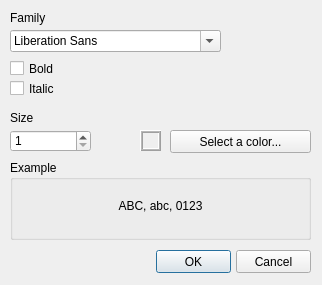
<?xml version="1.0" encoding="UTF-8"?>
<ui version="4.0">
 <class>CFontColorDlg</class>
 <widget class="QDialog" name="CFontColorDlg">
  <property name="geometry">
   <rect>
    <x>0</x>
    <y>0</y>
    <width>322</width>
    <height>285</height>
   </rect>
  </property>
  <property name="windowTitle">
   <string>Select a font</string>
  </property>
  <widget class="QFontComboBox" name="fontComboBox">
   <property name="geometry">
    <rect>
     <x>10</x>
     <y>30</y>
     <width>211</width>
     <height>22</height>
    </rect>
   </property>
  </widget>
  <widget class="QCheckBox" name="checkBox">
   <property name="geometry">
    <rect>
     <x>10</x>
     <y>60</y>
     <width>201</width>
     <height>17</height>
    </rect>
   </property>
   <property name="text">
    <string>Bold</string>
   </property>
  </widget>
  <widget class="QCheckBox" name="checkBox_2">
   <property name="geometry">
    <rect>
     <x>10</x>
     <y>80</y>
     <width>201</width>
     <height>17</height>
    </rect>
   </property>
   <property name="text">
    <string>Italic</string>
   </property>
  </widget>
  <widget class="QSpinBox" name="spinBox">
   <property name="geometry">
    <rect>
     <x>10</x>
     <y>130</y>
     <width>81</width>
     <height>22</height>
    </rect>
   </property>
   <property name="minimum">
    <number>1</number>
   </property>
  </widget>
  <widget class="QLabel" name="label">
   <property name="geometry">
    <rect>
     <x>10</x>
     <y>110</y>
     <width>101</width>
     <height>16</height>
    </rect>
   </property>
   <property name="text">
    <string>Size</string>
   </property>
  </widget>
  <widget class="QGroupBox" name="groupBox">
   <property name="geometry">
    <rect>
     <x>10</x>
     <y>160</y>
     <width>301</width>
     <height>80</height>
    </rect>
   </property>
   <property name="title">
    <string>Example</string>
   </property>
   <widget class="QLabel" name="label_2">
    <property name="geometry">
     <rect>
      <x>20</x>
      <y>20</y>
      <width>261</width>
      <height>51</height>
     </rect>
    </property>
    <property name="text">
     <string>ABC, abc, 0123</string>
    </property>
    <property name="alignment">
     <set>Qt::AlignCenter</set>
    </property>
   </widget>
  </widget>
  <widget class="QLabel" name="label_3">
   <property name="geometry">
    <rect>
     <x>140</x>
     <y>130</y>
     <width>21</width>
     <height>21</height>
    </rect>
   </property>
   <property name="frameShape">
    <enum>QFrame::Box</enum>
   </property>
   <property name="frameShadow">
    <enum>QFrame::Raised</enum>
   </property>
   <property name="midLineWidth">
    <number>1</number>
   </property>
   <property name="text">
    <string/>
   </property>
  </widget>
  <widget class="QPushButton" name="pushButton">
   <property name="geometry">
    <rect>
     <x>170</x>
     <y>130</y>
     <width>141</width>
     <height>23</height>
    </rect>
   </property>
   <property name="text">
    <string>Select a color...</string>
   </property>
  </widget>
  <widget class="QPushButton" name="pushButton_2">
   <property name="geometry">
    <rect>
     <x>236</x>
     <y>250</y>
     <width>75</width>
     <height>23</height>
    </rect>
   </property>
   <property name="text">
    <string>Cancel</string>
   </property>
  </widget>
  <widget class="QPushButton" name="pushButton_3">
   <property name="geometry">
    <rect>
     <x>156</x>
     <y>250</y>
     <width>75</width>
     <height>23</height>
    </rect>
   </property>
   <property name="text">
    <string>OK</string>
   </property>
   <property name="default">
    <bool>true</bool>
   </property>
  </widget>
  <widget class="QLabel" name="label_4">
   <property name="geometry">
    <rect>
     <x>10</x>
     <y>10</y>
     <width>211</width>
     <height>16</height>
    </rect>
   </property>
   <property name="text">
    <string>Family</string>
   </property>
  </widget>
 </widget>
 <resources/>
 <connections/>
</ui>
